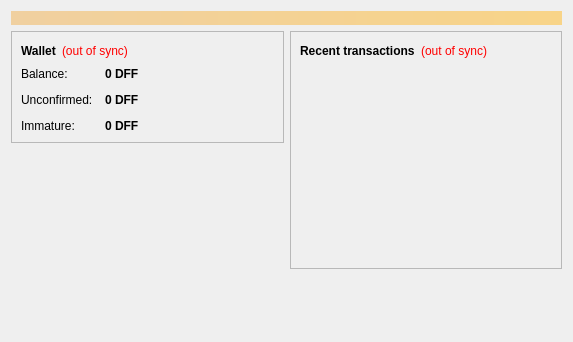
<?xml version="1.0" encoding="UTF-8"?>
<ui version="4.0">
 <class>OverviewPage</class>
 <widget class="QWidget" name="OverviewPage">
  <property name="geometry">
   <rect>
    <x>0</x>
    <y>0</y>
    <width>573</width>
    <height>342</height>
   </rect>
  </property>
  <property name="windowTitle">
   <string>Form</string>
  </property>
  <layout class="QVBoxLayout" name="topLayout">
   <item>
    <widget class="QLabel" name="labelAlerts">
     <property name="visible">
      <bool>false</bool>
     </property>
     <property name="styleSheet">
      <string notr="true">background-color: qlineargradient(x1: 0, y1: 0, x2: 1, y2: 0, stop:0 #F0D0A0, stop:1 #F8D488); color:#000000;</string>
     </property>
     <property name="wordWrap">
      <bool>true</bool>
     </property>
     <property name="margin">
      <number>3</number>
     </property>
    </widget>
   </item>
   <item>
    <layout class="QHBoxLayout" name="horizontalLayout" stretch="1,1">
     <item>
      <layout class="QVBoxLayout" name="verticalLayout_2">
       <item>
        <widget class="QFrame" name="frame">
         <property name="frameShape">
          <enum>QFrame::StyledPanel</enum>
         </property>
         <property name="frameShadow">
          <enum>QFrame::Raised</enum>
         </property>
         <layout class="QVBoxLayout" name="verticalLayout_4">
          <item>
           <layout class="QHBoxLayout" name="horizontalLayout_4">
            <item>
             <widget class="QLabel" name="label_5">
              <property name="font">
               <font>
                <weight>75</weight>
                <bold>true</bold>
               </font>
              </property>
              <property name="text">
               <string>Wallet</string>
              </property>
             </widget>
            </item>
            <item>
             <widget class="QLabel" name="labelWalletStatus">
              <property name="toolTip">
               <string>The displayed information may be out of date. Your wallet automatically synchronizes with the Daffodils network after a connection is established, but this process has not completed yet.</string>
              </property>
              <property name="styleSheet">
               <string notr="true">QLabel { color: red; }</string>
              </property>
              <property name="text">
               <string notr="true">(out of sync)</string>
              </property>
              <property name="alignment">
               <set>Qt::AlignLeading|Qt::AlignLeft|Qt::AlignVCenter</set>
              </property>
             </widget>
            </item>
            <item>
             <spacer name="horizontalSpacer_2">
              <property name="orientation">
               <enum>Qt::Horizontal</enum>
              </property>
              <property name="sizeHint" stdset="0">
               <size>
                <width>40</width>
                <height>20</height>
               </size>
              </property>
             </spacer>
            </item>
           </layout>
          </item>
          <item>
           <layout class="QFormLayout" name="formLayout_2">
            <property name="fieldGrowthPolicy">
             <enum>QFormLayout::AllNonFixedFieldsGrow</enum>
            </property>
            <property name="horizontalSpacing">
             <number>12</number>
            </property>
            <property name="verticalSpacing">
             <number>12</number>
            </property>
            <item row="0" column="0">
             <widget class="QLabel" name="label">
              <property name="text">
               <string>Balance:</string>
              </property>
             </widget>
            </item>
            <item row="0" column="1">
             <widget class="QLabel" name="labelBalance">
              <property name="font">
               <font>
                <weight>75</weight>
                <bold>true</bold>
               </font>
              </property>
              <property name="cursor">
               <cursorShape>IBeamCursor</cursorShape>
              </property>
              <property name="toolTip">
               <string>Your current balance</string>
              </property>
              <property name="text">
               <string notr="true">0 DFF</string>
              </property>
              <property name="textInteractionFlags">
               <set>Qt::LinksAccessibleByMouse|Qt::TextSelectableByKeyboard|Qt::TextSelectableByMouse</set>
              </property>
             </widget>
            </item>
            <item row="1" column="0">
             <widget class="QLabel" name="label_3">
              <property name="text">
               <string>Unconfirmed:</string>
              </property>
             </widget>
            </item>
            <item row="1" column="1">
             <widget class="QLabel" name="labelUnconfirmed">
              <property name="font">
               <font>
                <weight>75</weight>
                <bold>true</bold>
               </font>
              </property>
              <property name="cursor">
               <cursorShape>IBeamCursor</cursorShape>
              </property>
              <property name="toolTip">
               <string>Total of transactions that have yet to be confirmed, and do not yet count toward the current balance</string>
              </property>
              <property name="text">
               <string notr="true">0 DFF</string>
              </property>
              <property name="textInteractionFlags">
               <set>Qt::LinksAccessibleByMouse|Qt::TextSelectableByKeyboard|Qt::TextSelectableByMouse</set>
              </property>
             </widget>
            </item>
            <item row="2" column="0">
             <widget class="QLabel" name="labelImmatureText">
              <property name="text">
               <string>Immature:</string>
              </property>
             </widget>
            </item>
            <item row="2" column="1">
             <widget class="QLabel" name="labelImmature">
              <property name="font">
               <font>
                <weight>75</weight>
                <bold>true</bold>
               </font>
              </property>
              <property name="toolTip">
               <string>Mined balance that has not yet matured</string>
              </property>
              <property name="text">
               <string notr="true">0 DFF</string>
              </property>
              <property name="textInteractionFlags">
               <set>Qt::LinksAccessibleByMouse|Qt::TextSelectableByKeyboard|Qt::TextSelectableByMouse</set>
              </property>
             </widget>
            </item>
           </layout>
          </item>
         </layout>
        </widget>
       </item>
       <item>
        <spacer name="verticalSpacer">
         <property name="orientation">
          <enum>Qt::Vertical</enum>
         </property>
         <property name="sizeHint" stdset="0">
          <size>
           <width>20</width>
           <height>40</height>
          </size>
         </property>
        </spacer>
       </item>
      </layout>
     </item>
     <item>
      <layout class="QVBoxLayout" name="verticalLayout_3">
       <item>
        <widget class="QFrame" name="frame_2">
         <property name="frameShape">
          <enum>QFrame::StyledPanel</enum>
         </property>
         <property name="frameShadow">
          <enum>QFrame::Raised</enum>
         </property>
         <layout class="QVBoxLayout" name="verticalLayout">
          <item>
           <layout class="QHBoxLayout" name="horizontalLayout_2">
            <item>
             <widget class="QLabel" name="label_4">
              <property name="text">
               <string>&lt;b&gt;Recent transactions&lt;/b&gt;</string>
              </property>
             </widget>
            </item>
            <item>
             <widget class="QLabel" name="labelTransactionsStatus">
              <property name="toolTip">
               <string>The displayed information may be out of date. Your wallet automatically synchronizes with the Daffodils network after a connection is established, but this process has not completed yet.</string>
              </property>
              <property name="styleSheet">
               <string notr="true">QLabel { color: red; }</string>
              </property>
              <property name="text">
               <string notr="true">(out of sync)</string>
              </property>
              <property name="alignment">
               <set>Qt::AlignRight|Qt::AlignTrailing|Qt::AlignVCenter</set>
              </property>
             </widget>
            </item>
            <item>
             <spacer name="horizontalSpacer">
              <property name="orientation">
               <enum>Qt::Horizontal</enum>
              </property>
              <property name="sizeHint" stdset="0">
               <size>
                <width>40</width>
                <height>20</height>
               </size>
              </property>
             </spacer>
            </item>
           </layout>
          </item>
          <item>
           <widget class="QListView" name="listTransactions">
            <property name="styleSheet">
             <string notr="true">QListView { background: transparent; }</string>
            </property>
            <property name="frameShape">
             <enum>QFrame::NoFrame</enum>
            </property>
            <property name="verticalScrollBarPolicy">
             <enum>Qt::ScrollBarAlwaysOff</enum>
            </property>
            <property name="horizontalScrollBarPolicy">
             <enum>Qt::ScrollBarAlwaysOff</enum>
            </property>
            <property name="selectionMode">
             <enum>QAbstractItemView::NoSelection</enum>
            </property>
           </widget>
          </item>
         </layout>
        </widget>
       </item>
       <item>
        <spacer name="verticalSpacer_2">
         <property name="orientation">
          <enum>Qt::Vertical</enum>
         </property>
         <property name="sizeHint" stdset="0">
          <size>
           <width>20</width>
           <height>40</height>
          </size>
         </property>
        </spacer>
       </item>
      </layout>
     </item>
    </layout>
   </item>
  </layout>
 </widget>
 <resources/>
 <connections/>
</ui>
